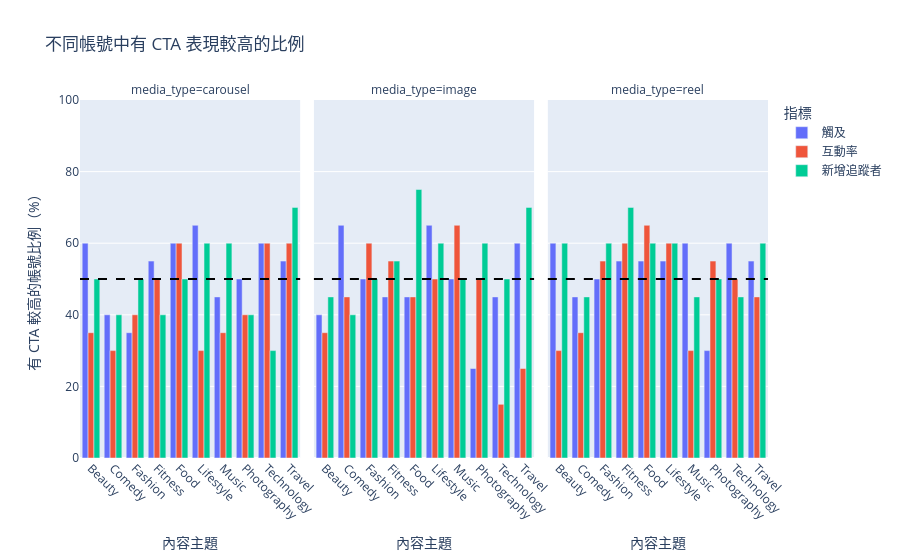

Here is the notebook cell this chart was saved with:
### Markdown cell above
## 不同帳號的一致性圖

### Code cell
consistency_long = account_consistency.melt(
    id_vars=[
        "media_type",
        "content_category",
        "paired_accounts"
    ],
    value_vars=[
        "reach_positive_accounts",
        "engagement_positive_accounts",
        "followers_positive_accounts"
    ],
    var_name="metric",
    value_name="positive_accounts"
)

consistency_long["positive_percentage"] = (
    consistency_long["positive_accounts"]
    / consistency_long["paired_accounts"]
    * 100
)

metric_names = {
    "reach_positive_accounts": "觸及",
    "engagement_positive_accounts": "互動率",
    "followers_positive_accounts": "新增追蹤者"
}

consistency_long["metric"] = (
    consistency_long["metric"].map(metric_names)
)

account_fig = px.bar(
    consistency_long,
    x="content_category",
    y="positive_percentage",
    color="metric",
    barmode="group",
    facet_col="media_type",
    title="不同帳號中有 CTA 表現較高的比例",
    labels={
        "content_category": "內容主題",
        "positive_percentage": "有 CTA 較高的帳號比例（%）",
        "metric": "指標"
    }
)

account_fig.add_hline(
    y=50,
    line_dash="dash",
    line_color="black"
)

account_fig.update_yaxes(range=[0, 100])
account_fig.update_xaxes(tickangle=45)
account_fig.show()

### Figure 1 — Plotly figure (JSON) as saved in the notebook; plotly's stock layout.template omitted (floating-point values rounded to 4 significant figures)
{"data": [{"alignmentgroup": "True", "hovertemplate": "指標=觸及<br>media_type=carousel<br>內容主題=%{x}<br>有 CTA 較高的帳號比例（%）=%{y}<extra></extra>", "legendgroup": "觸及", "marker": {"color": "#636efa", "pattern": {"shape": ""}}, "name": "觸及", "offsetgroup": "觸及", "orientation": "v", "showlegend": true, "textposition": "auto", "type": "bar", "x": ["Beauty", "Comedy", "Fashion", "Fitness", "Food", "Lifestyle", "Music", "Photography", "Technology", "Travel"], "xaxis": "x", "y": [60.0, 40.0, 35.0, 55.0, 60.0, 65.0, 45.0, 50.0, 60.0, 55.0], "yaxis": "y"}, {"alignmentgroup": "True", "hovertemplate": "指標=觸及<br>media_type=image<br>內容主題=%{x}<br>有 CTA 較高的帳號比例（%）=%{y}<extra></extra>", "legendgroup": "觸及", "marker": {"color": "#636efa", "pattern": {"shape": ""}}, "name": "觸及", "offsetgroup": "觸及", "orientation": "v", "showlegend": false, "textposition": "auto", "type": "bar", "x": ["Beauty", "Comedy", "Fashion", "Fitness", "Food", "Lifestyle", "Music", "Photography", "Technology", "Travel"], "xaxis": "x2", "y": [40.0, 65.0, 50.0, 45.0, 45.0, 65.0, 50.0, 25.0, 45.0, 60.0], "yaxis": "y2"}, {"alignmentgroup": "True", "hovertemplate": "指標=觸及<br>media_type=reel<br>內容主題=%{x}<br>有 CTA 較高的帳號比例（%）=%{y}<extra></extra>", "legendgroup": "觸及", "marker": {"color": "#636efa", "pattern": {"shape": ""}}, "name": "觸及", "offsetgroup": "觸及", "orientation": "v", "showlegend": false, "textposition": "auto", "type": "bar", "x": ["Beauty", "Comedy", "Fashion", "Fitness", "Food", "Lifestyle", "Music", "Photography", "Technology", "Travel"], "xaxis": "x3", "y": [60.0, 45.0, 50.0, 55.0, 55.0, 55.0, 60.0, 30.0, 60.0, 55.0], "yaxis": "y3"}, {"alignmentgroup": "True", "hovertemplate": "指標=互動率<br>media_type=carousel<br>內容主題=%{x}<br>有 CTA 較高的帳號比例（%）=%{y}<extra></extra>", "legendgroup": "互動率", "marker": {"color": "#EF553B", "pattern": {"shape": ""}}, "name": "互動率", "offsetgroup": "互動率", "orientation": "v", "showlegend": true, "textposition": "auto", "type": "bar", "x": ["Beauty", "Comedy", "Fashion", "Fitness", "Food", "Lifestyle", "Music", "Photography", "Technology", "Travel"], "xaxis": "x", "y": [35.0, 30.0, 40.0, 50.0, 60.0, 30.0, 35.0, 40.0, 60.0, 60.0], "yaxis": "y"}, {"alignmentgroup": "True", "hovertemplate": "指標=互動率<br>media_type=image<br>內容主題=%{x}<br>有 CTA 較高的帳號比例（%）=%{y}<extra></extra>", "legendgroup": "互動率", "marker": {"color": "#EF553B", "pattern": {"shape": ""}}, "name": "互動率", "offsetgroup": "互動率", "orientation": "v", "showlegend": false, "textposition": "auto", "type": "bar", "x": ["Beauty", "Comedy", "Fashion", "Fitness", "Food", "Lifestyle", "Music", "Photography", "Technology", "Travel"], "xaxis": "x2", "y": [35.0, 45.0, 60.0, 55.0, 45.0, 50.0, 65.0, 50.0, 15.0, 25.0], "yaxis": "y2"}, {"alignmentgroup": "True", "hovertemplate": "指標=互動率<br>media_type=reel<br>內容主題=%{x}<br>有 CTA 較高的帳號比例（%）=%{y}<extra></extra>", "legendgroup": "互動率", "marker": {"color": "#EF553B", "pattern": {"shape": ""}}, "name": "互動率", "offsetgroup": "互動率", "orientation": "v", "showlegend": false, "textposition": "auto", "type": "bar", "x": ["Beauty", "Comedy", "Fashion", "Fitness", "Food", "Lifestyle", "Music", "Photography", "Technology", "Travel"], "xaxis": "x3", "y": [30.0, 35.0, 55.0, 60.0, 65.0, 60.0, 30.0, 55.0, 50.0, 45.0], "yaxis": "y3"}, {"alignmentgroup": "True", "hovertemplate": "指標=新增追蹤者<br>media_type=carousel<br>內容主題=%{x}<br>有 CTA 較高的帳號比例（%）=%{y}<extra></extra>", "legendgroup": "新增追蹤者", "marker": {"color": "#00cc96", "pattern": {"shape": ""}}, "name": "新增追蹤者", "offsetgroup": "新增追蹤者", "orientation": "v", "showlegend": true, "textposition": "auto", "type": "bar", "x": ["Beauty", "Comedy", "Fashion", "Fitness", "Food", "Lifestyle", "Music", "Photography", "Technology", "Travel"], "xaxis": "x", "y": [50.0, 40.0, 50.0, 40.0, 50.0, 60.0, 60.0, 40.0, 30.0, 70.0], "yaxis": "y"}, {"alignmentgroup": "True", "hovertemplate": "指標=新增追蹤者<br>media_type=image<br>內容主題=%{x}<br>有 CTA 較高的帳號比例（%）=%{y}<extra></extra>", "legendgroup": "新增追蹤者", "marker": {"color": "#00cc96", "pattern": {"shape": ""}}, "name": "新增追蹤者", "offsetgroup": "新增追蹤者", "orientation": "v", "showlegend": false, "textposition": "auto", "type": "bar", "x": ["Beauty", "Comedy", "Fashion", "Fitness", "Food", "Lifestyle", "Music", "Photography", "Technology", "Travel"], "xaxis": "x2", "y": [45.0, 40.0, 50.0, 55.0, 75.0, 60.0, 50.0, 60.0, 50.0, 70.0], "yaxis": "y2"}, {"alignmentgroup": "True", "hovertemplate": "指標=新增追蹤者<br>media_type=reel<br>內容主題=%{x}<br>有 CTA 較高的帳號比例（%）=%{y}<extra></extra>", "legendgroup": "新增追蹤者", "marker": {"color": "#00cc96", "pattern": {"shape": ""}}, "name": "新增追蹤者", "offsetgroup": "新增追蹤者", "orientation": "v", "showlegend": false, "textposition": "auto", "type": "bar", "x": ["Beauty", "Comedy", "Fashion", "Fitness", "Food", "Lifestyle", "Music", "Photography", "Technology", "Travel"], "xaxis": "x3", "y": [60.0, 45.0, 60.0, 70.0, 60.0, 60.0, 45.0, 50.0, 45.0, 60.0], "yaxis": "y3"}], "layout": {"annotations": [{"showarrow": false, "text": "media_type=carousel", "x": 0.16, "xanchor": "center", "xref": "paper", "y": 1, "yanchor": "bottom", "yref": "paper"}, {"showarrow": false, "text": "media_type=image", "x": 0.5, "xanchor": "center", "xref": "paper", "y": 1, "yanchor": "bottom", "yref": "paper"}, {"showarrow": false, "text": "media_type=reel", "x": 0.84, "xanchor": "center", "xref": "paper", "y": 1, "yanchor": "bottom", "yref": "paper"}], "barmode": "group", "legend": {"title": {"text": "指標"}, "tracegroupgap": 0}, "shapes": [{"line": {"color": "black", "dash": "dash"}, "type": "line", "x0": 0, "x1": 1, "xref": "x domain", "y0": 50, "y1": 50, "yref": "y"}, {"line": {"color": "black", "dash": "dash"}, "type": "line", "x0": 0, "x1": 1, "xref": "x2 domain", "y0": 50, "y1": 50, "yref": "y2"}, {"line": {"color": "black", "dash": "dash"}, "type": "line", "x0": 0, "x1": 1, "xref": "x3 domain", "y0": 50, "y1": 50, "yref": "y3"}], "title": {"text": "不同帳號中有 CTA 表現較高的比例"}, "xaxis": {"anchor": "y", "domain": [0, 0.32], "tickangle": 45, "title": {"text": "內容主題"}}, "xaxis2": {"anchor": "y2", "domain": [0.34, 0.66], "matches": "x", "tickangle": 45, "title": {"text": "內容主題"}}, "xaxis3": {"anchor": "y3", "domain": [0.68, 1.0], "matches": "x", "tickangle": 45, "title": {"text": "內容主題"}}, "yaxis": {"anchor": "x", "domain": [0, 1], "range": [0, 100], "title": {"text": "有 CTA 較高的帳號比例（%）"}}, "yaxis2": {"anchor": "x2", "domain": [0, 1], "matches": "y", "range": [0, 100], "showticklabels": false}, "yaxis3": {"anchor": "x3", "domain": [0, 1], "matches": "y", "range": [0, 100], "showticklabels": false}}}
